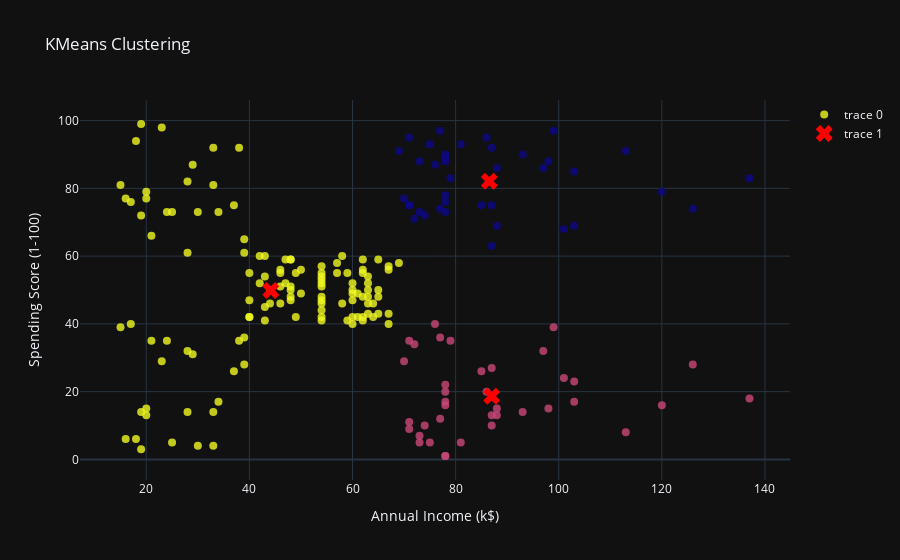

The notebook cell this image was saved under:
### Code cell
# create a scatter plot of the data points
fig = go.Figure(data=go.Scatter(x=X[:,0], y=X[:,1], mode='markers', 
                                marker=dict(color=predictions, size=8, opacity=0.8)))

# add the cluster centroids to the plot
centroids = kmeans.cluster_centers_
fig.add_trace(go.Scatter(x=centroids[:,0], y=centroids[:,1], mode='markers',
                         marker=dict(color='red', size=15, symbol='x')))

# update the layout
fig.update_layout(title='KMeans Clustering', xaxis_title='Annual Income (k$)', yaxis_title='Spending Score (1-100)',
                  template='plotly_dark')

# show the plot
fig.show()

### Figure 1 — Plotly figure (JSON) as saved in the notebook; plotly's stock layout.template omitted (floating-point values rounded to 4 significant figures; data arrays with more than 128 entries replaced by an {"elided": "..."} marker saying what was removed)
{"data": [{"marker": {"color": {"elided": "200 int values"}, "opacity": 0.8, "size": 8}, "mode": "markers", "type": "scatter", "x": {"elided": "200 int values"}, "y": {"elided": "200 int values"}}, {"marker": {"color": "red", "size": 15, "symbol": "x"}, "mode": "markers", "type": "scatter", "x": [86.54, 87.0, 44.15], "y": [82.13, 18.63, 49.83]}], "layout": {"title": {"text": "KMeans Clustering"}, "xaxis": {"title": {"text": "Annual Income (k$)"}}, "yaxis": {"title": {"text": "Spending Score (1-100)"}}}}
